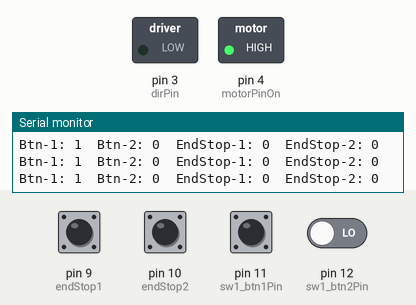
A sketch run on a simulated Arduino Uno, built with avr-gcc and run on an emulated ATmega328P. Shown: switched loads named in the sketch (green lamp = pin HIGH), the last lines printed to the serial monitor. The test bench sets the inputs (shaded band); at power-on: pin 11 (sw1_btn1Pin) HIGH, pin 9 (endStop1), pin 10 (endStop2), pin 12 (sw1_btn2Pin) LOW.

Above: at 4.2 s.
4.3 s: pin 9 (endStop1) pulled HIGH for 0.15 s
At 4.8 s:
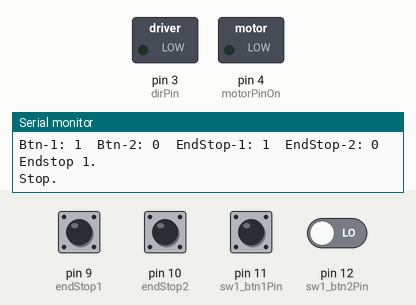
6.4 s: pin 9 (endStop1) driven HIGH and pin 12 (sw1_btn2Pin) driven HIGH
At 6.98 s:
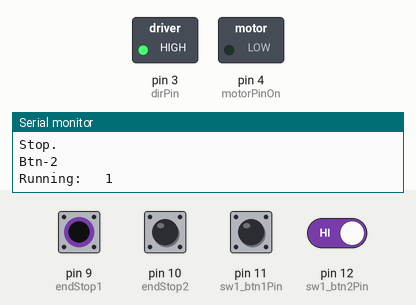
At 7.9 s:
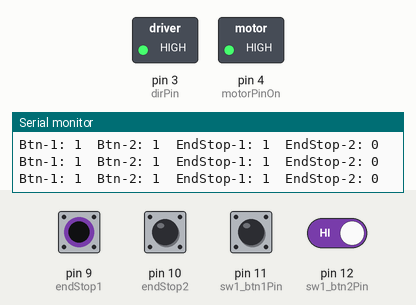
Timing chart, 0 to 9.4 s (numbered marks = the images above; inputs shaded):
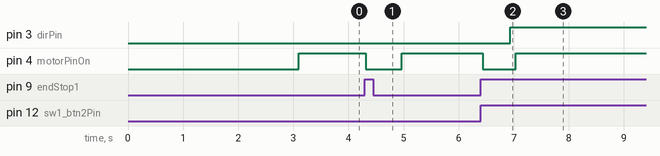

Measured:
- after the input at 4.3 s, pin 4 (motorPinOn): HIGH → LOW at once, → HIGH 0.65 s later
- after the input at 6.4 s, pin 3 (dirPin): LOW → HIGH after 0.54 s; pin 4 (motorPinOn): HIGH → LOW at once, → HIGH 0.60 s later

The sketch:

motor_control_v0.1.ino
```cpp
/* #include <ICSC.h> */

#define dirPin 3

#define motorPinOn 4

#define endStop1 9
#define endStop2 10


#define STOPPED 0
#define RUNNING 1

#define sw1_btn1Pin 11
#define sw1_btn2Pin 12


#define CV 0
#define CCV 1

int Status = STOPPED;
int curDir;


void setup() {

  pinMode(motorPinOn, OUTPUT);
  pinMode(dirPin, OUTPUT);

  pinMode(sw1_btn1Pin, INPUT);
  pinMode(sw1_btn2Pin, INPUT);

  pinMode(endStop1, INPUT);
  pinMode(endStop2, INPUT);


  digitalWrite(dirPin, LOW);
  Status=STOPPED;
  Serial.begin(115200);

  Serial.print("Stage curtain simple motion control v1.0 (17-06-2016)\nStarting...\n\n");
  delay(3000);
}

void loop() {
  // static unsigned long ts = millis();


int  sw1_btn1State = digitalRead(sw1_btn1Pin);
int  sw1_btn2State = digitalRead(sw1_btn2Pin);
int  endStop1State = digitalRead(endStop1);
int  endStop2State = digitalRead(endStop2);

Serial.print("Btn-1: " ); Serial.print( sw1_btn1State); Serial.print("\t");
Serial.print("Btn-2: " ); Serial.print( sw1_btn2State); Serial.print("\t");
Serial.print("EndStop-1: " ); Serial.print( endStop1State); Serial.print("\t");
Serial.print("EndStop-2: " ); Serial.println( endStop2State);

    if ((endStop1State == HIGH && curDir == CV) && Status == RUNNING) {
      Serial.println("Endstop 1.");
      stop();
    }

    if ((endStop2State == HIGH && curDir == CCV) && Status == RUNNING) {
      Serial.println("Endstop 2.");
      stop();
    }


    if (sw1_btn1State == LOW && sw1_btn2State == LOW && Status==RUNNING) stop();


  if (sw1_btn1State == HIGH && Status!=RUNNING && endStop1State == LOW) {
      Serial.println("Btn-1");
      start(CV);
   }

  if (sw1_btn2State == HIGH && Status!=RUNNING && endStop2State == LOW) {
    Serial.println("Btn-2");
    start(CCV);
  }


  delay(50);
}


void start(int dir){


  switch (dir) {
    case CCV:
      digitalWrite(dirPin, HIGH);
      break;
    case CV:
      digitalWrite(dirPin, LOW);
      break;
  }
  curDir=dir;

    Serial.print("Running: \t"); Serial.println(curDir);
    delay(100);

    digitalWrite(motorPinOn, HIGH);


  Status=RUNNING;

}

void stop() {
    Serial.println("Stop.");
    digitalWrite(motorPinOn, LOW);
    Status=STOPPED;
    delay(500);
}
```
